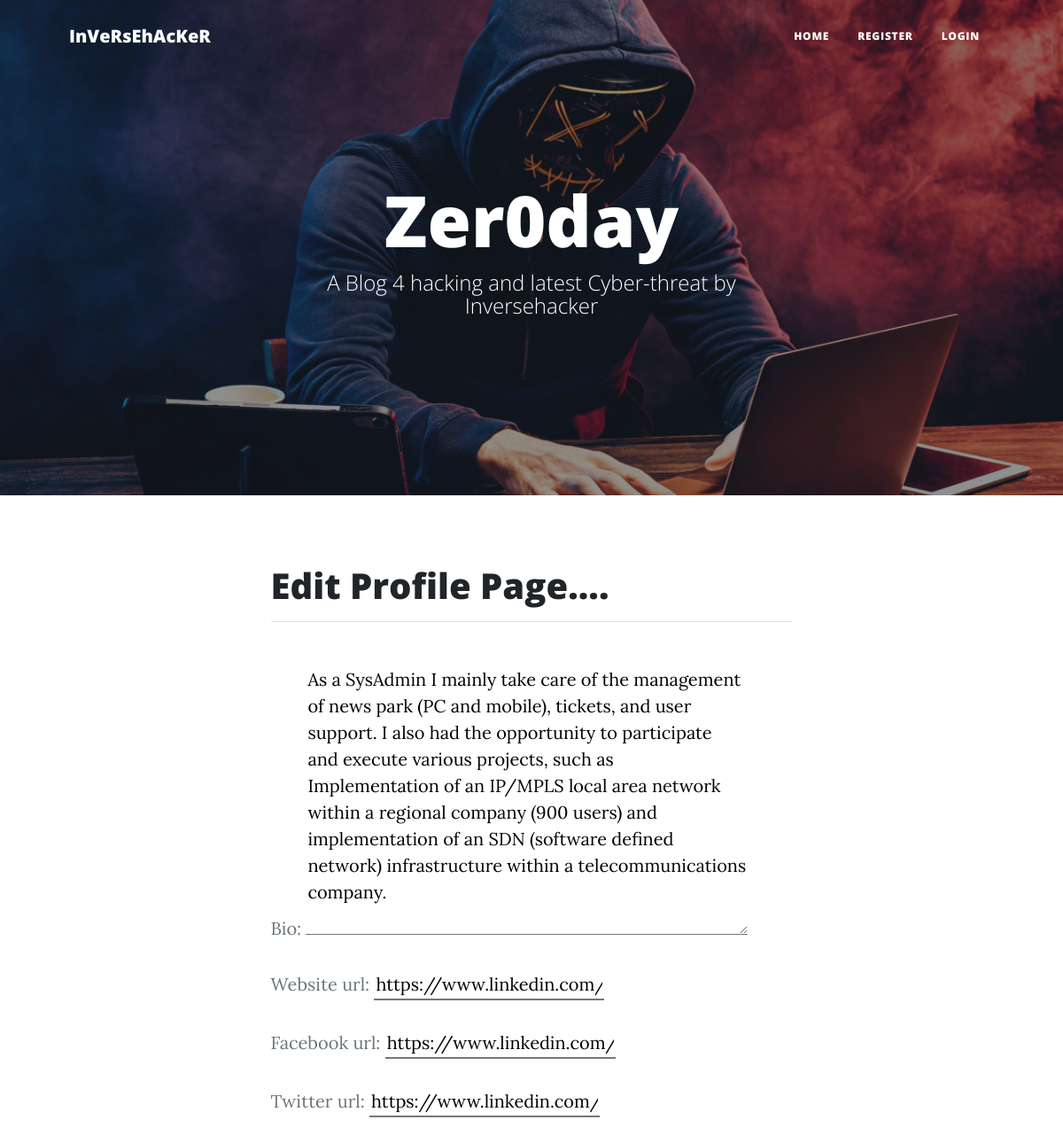
/members/1/edit_profile_page/ (upper part), run on an earlier commit of the app's database.
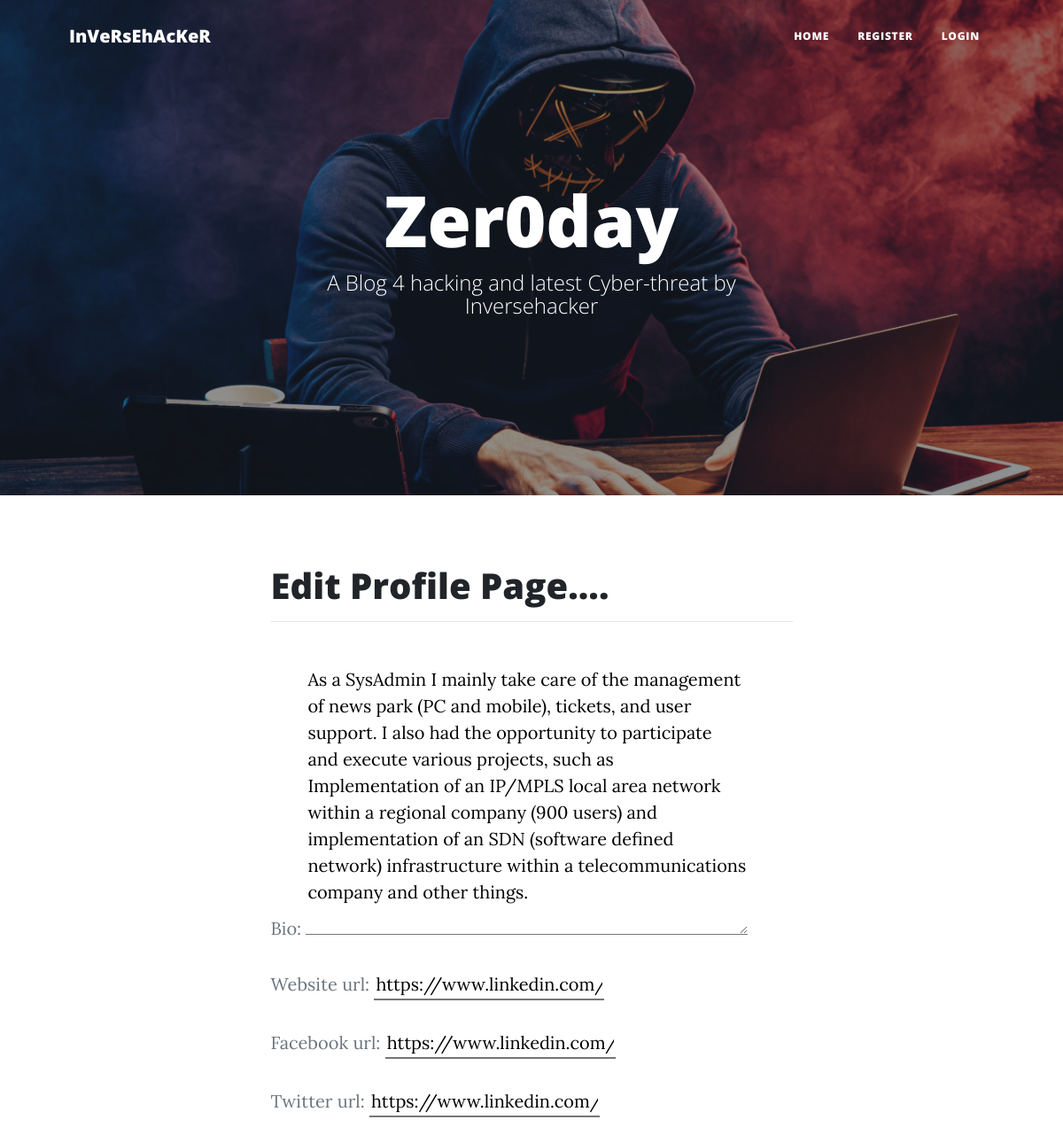
And on a later commit of the database.
### zeroday/models.py (models this page shows, shortened)
class Profile(models.Model):
    user = models.OneToOneField(User, null=True, on_delete=models.CASCADE)
    bio = models.TextField()
    profile_pic = models.ImageField(null=True, blank=True, upload_to="Images/profile/")
    website_url = models.CharField(max_length=255, null=True, blank=True)
    twitter_url = models.CharField(max_length=255, null=True, blank=True)
    facebook_url = models.CharField(max_length=255, null=True, blank=True)
    linkdin_url = models.CharField(max_length=255, null=True, blank=True)
    github_url = models.CharField(max_length=255, null=True, blank=True)
    blogger_url = models.CharField(max_length=255, null=True, blank=True)

### members/views.py (the view)
# urls.py: path('<int:pk>/edit_profile_page/', EditProfilePageView.as_view(), name='edit_profile_page'),
class EditProfilePageView(generic.UpdateView):
    model = Profile
    template_name = 'registration/edit_profile_page.html'
    fields = ['bio', 'website_url', 'facebook_url', 'twitter_url', 'linkdin_url', 'github_url', 'blogger_url']
    success_url = reverse_lazy('home')

### members/templates/registration/edit_profile_page.html (shortened to what this page needs)
{% extends 'base.html' %}
{% block content %}
<br>
<main class="mb-4">
    <div class="container px-4 px-lg-5">
        <div class="row gx-4 gx-lg-5 justify-content-center">
            <div class="col-md-10 col-lg-8 col-xl-7">
                    <h1>Edit Profile Page....</h1>
                    <hr>
                <div class="my-5">
                    <div class="form-floating">
                        <form method="POST" enctype="multipart/form-data">
                            {{ form.as_p }}
                    </div>
                </div>
            </div>
        </div>
    </div>
</main>
{% endblock %}

What changed in the data, as far as the page shows it:
changed Profile "https://www.linkedin.com/in/irjeanluck-ndato": bio "…infrastructure within a telecommunications company." → "…infrastructure within a telecommunications company and other things."
